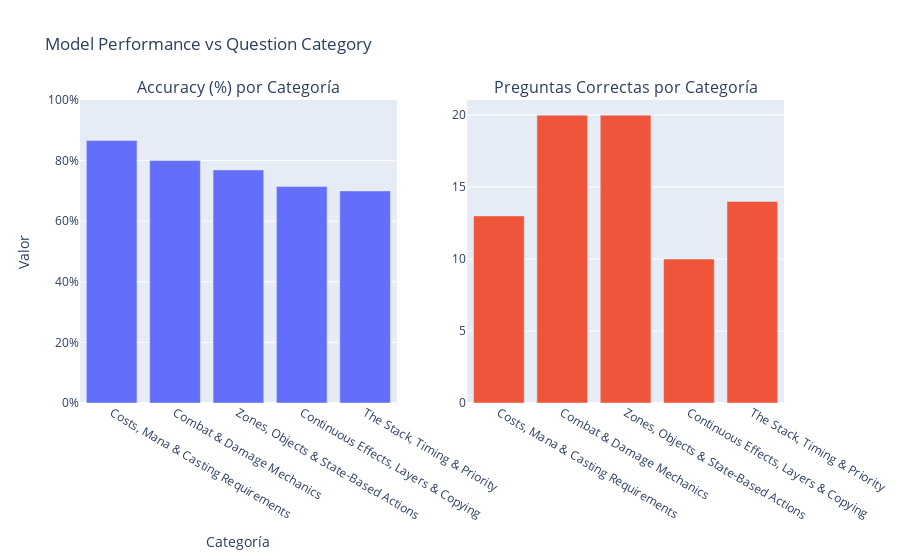

Notebook code cell kept with this figure:
### Code cell
fig = make_subplots(
    rows=1,
    cols=2,
    subplot_titles=[
        "Accuracy (%) por Categoría",
        "Preguntas Correctas por Categoría"
    ]
)

fig.add_trace(
    go.Bar(
        x=accuracy_cat['category'],
        y=accuracy_cat['accuracy'] ,
        name='Accuracy (%)',
        marker_color='#636EFA'
    ),
    row=1,
    col=1
)

fig.add_trace(
    go.Bar(
        x=accuracy_cat['category'],
        y=accuracy_cat['count_correct'],
        name='Conteo Correctas',
        marker_color='#EF553B'
    ),
    row=1,
    col=2
)

fig.update_yaxes(
    tickformat=".0%",
    range=[0, 1],
    row=1,
    col=1
)

fig.update_layout(
    title="Model Performance vs Question Category",
    xaxis_title="Categoría",
    yaxis_title="Valor",
    showlegend=False
)

fig.show()

### Figure 1 — Plotly figure (JSON) as saved in the notebook; plotly's stock layout.template omitted (floating-point values rounded to 4 significant figures)
{"data": [{"marker": {"color": "#636EFA"}, "name": "Accuracy (%)", "type": "bar", "x": ["Costs, Mana & Casting Requirements", "Combat & Damage Mechanics", "Zones, Objects & State-Based Actions", "Continuous Effects, Layers & Copying", "The Stack, Timing & Priority"], "xaxis": "x", "y": [0.8667, 0.8, 0.7692, 0.7143, 0.7], "yaxis": "y"}, {"marker": {"color": "#EF553B"}, "name": "Conteo Correctas", "type": "bar", "x": ["Costs, Mana & Casting Requirements", "Combat & Damage Mechanics", "Zones, Objects & State-Based Actions", "Continuous Effects, Layers & Copying", "The Stack, Timing & Priority"], "xaxis": "x2", "y": [13, 20, 20, 10, 14], "yaxis": "y2"}], "layout": {"annotations": [{"font": {"size": 16}, "showarrow": false, "text": "Accuracy (%) por Categoría", "x": 0.225, "xanchor": "center", "xref": "paper", "y": 1, "yanchor": "bottom", "yref": "paper"}, {"font": {"size": 16}, "showarrow": false, "text": "Preguntas Correctas por Categoría", "x": 0.775, "xanchor": "center", "xref": "paper", "y": 1, "yanchor": "bottom", "yref": "paper"}], "showlegend": false, "title": {"text": "Model Performance vs Question Category"}, "xaxis": {"anchor": "y", "domain": [0, 0.45], "title": {"text": "Categoría"}}, "xaxis2": {"anchor": "y2", "domain": [0.55, 1]}, "yaxis": {"anchor": "x", "domain": [0, 1], "range": [0, 1], "tickformat": ".0%", "title": {"text": "Valor"}}, "yaxis2": {"anchor": "x2", "domain": [0, 1]}}}
